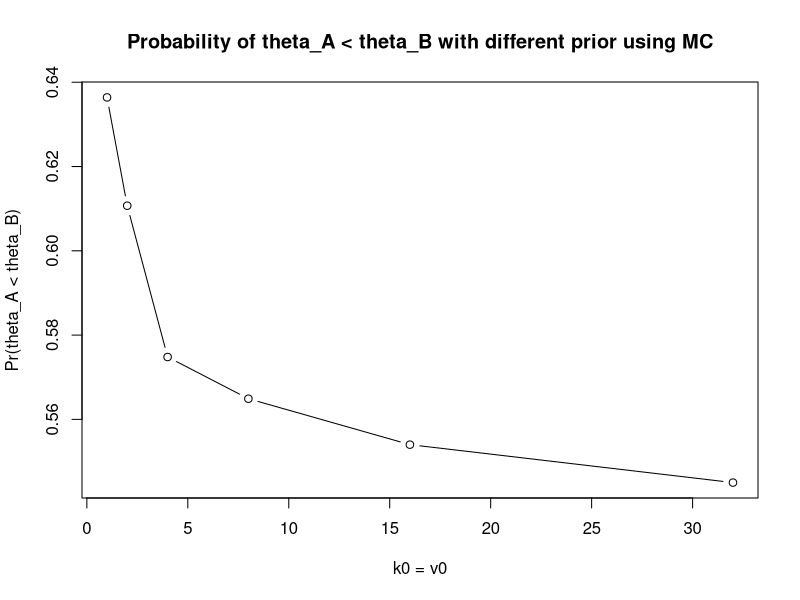

Write the R code that produced this figure.

# Q1: Hoff 5.2
yA <- 75.2; yB <- 77.5
sA <- 7.3; sB <- 8.1
nA <- 16; nB <- 16
mu0 <- 10; sigma20 <- 100

N = 5
Pr = c()
for (i in 0:N){
  k0 = v0 = 2^i
  
  k_nA <- k0 + nA; k_nB <- k0 + nB
  v_nA <- v0 + nA; v_nB <- k0 + nB
  
  mu_nA <- (k0*mu0 + nA*yA)/k_nA
  mu_nB <- (k0*mu0 + nB*yB)/k_nB
  sigma2_nA <- (1/v_nA) * (v0*sigma20 + sA^2*(nA-1) + (nA*k0/k_nA)*(yA-mu0)^2)
  sigma2_nB <- (1/v_nB) * (v0*sigma20 + sB^2*(nB-1) + (nB*k0/k_nB)*(yB-mu0)^2)
  
  # Posterior
  S = 10000
  tauA_postsample <- rgamma(S, k_nA/2, k_nA*sigma2_nA/2)
  thetaA_postsample <- rnorm(S, mu_nA, sqrt(1/(k_nA*tauA_postsample)))
  tauB_postsample <- rgamma(S, k_nB/2, k_nB*sigma2_nB/2)
  thetaB_postsample <- rnorm(S, mu_nB, sqrt(1/(k_nB*tauB_postsample)))
  
  # MC Sampling
  Pr <- c(Pr, mean(thetaA_postsample < thetaB_postsample))
}

plot(2^(0:(N)), Pr, "b", xlab = "k0 = v0", ylab = "Pr(theta_A < theta_B)",
     main="Probability of theta_A < theta_B with different prior using MC")

